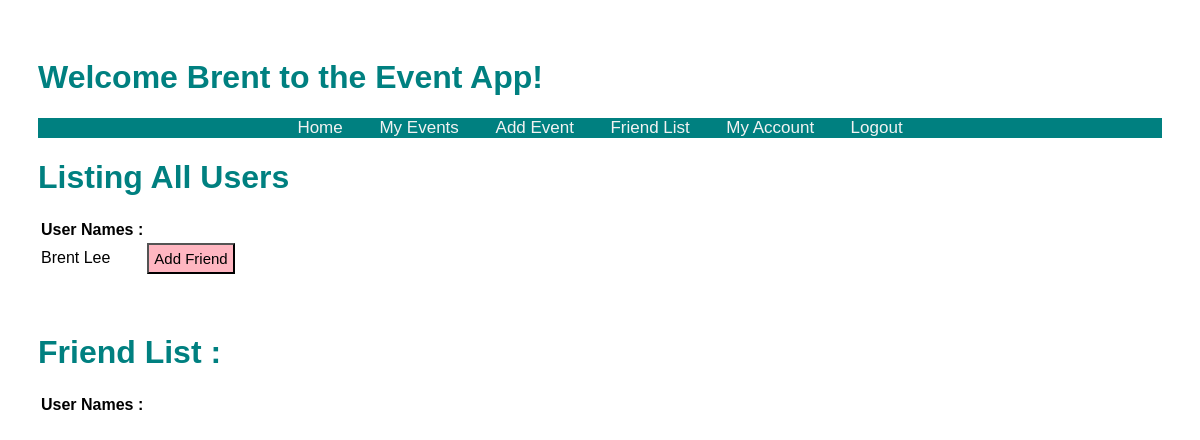
Before: /events/friends (signed in) with the older database file.
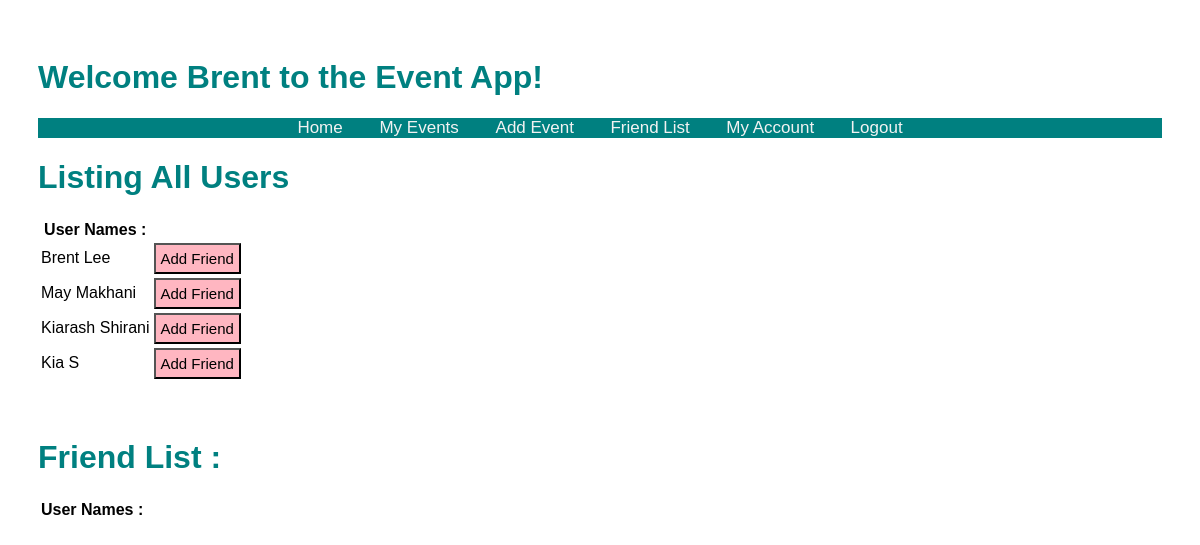
After: the same page with the newer database file.
### models.py (models this page shows, shortened)
class User(db.Model):
    id = db.Column("id", db.Integer, primary_key=True)
    first_name = db.Column("first_name", db.String(100))
    last_name = db.Column("last_name", db.String(100))
    email = db.Column("email", db.String(100))
    password = db.Column(db.String(255), nullable=False)
    registered_on = db.Column(db.DateTime, nullable=False)
    events = db.relationship("Event", backref="user", lazy=True)
    comments = db.relationship("Comment", backref="user", lazy=True)

### main.py (the view)
@app.route('/events/friends')
def get_friends():
    if session.get('user'):
        users = db.session.query(User).all()
        my_friends = db.session.query(Friendship).filter_by(user_id = session['user_id']).all()
        return render_template('friends.html', users=users, user=session['user'],friends=my_friends )
    else:
        return redirect(url_for('login'))

### templates/friends.html (shortened to what this page needs)
<!DOCTYPE html>
<html lang="en">
    <head>
        <link rel="stylesheet" href="{{ url_for('static', filename='main.css') }}">
    </head>
    <body>
     <h1>Welcome {{user}} to the Event App!</h1>
     <div class="topnav">
    <nav>
            <a href="{{ url_for('home')}}"> Home </a>
            <a href="/events"> My Events </a>
            <a href="{{url_for('new_event')}}"> Add Event</a>
            <a href="{{url_for('get_friends')}}"> Friend List</a>
            <a href="{{url_for('get_account')}}"> My Account</a>
            <a href="{{ url_for('logout')}}">Logout</a>
        </nav>
     </div>
    <table class="friendlist">
        <h1>Listing All Users</h1>
            <tr>
                <th>User Names :</th>
            </tr>
            {% for user in users %}
            <tr>
                <td>{{user.first_name + " "}}{{user.last_name}}</td>
                <td>
                    <form action = "{{ url_for('friend_add', friend_id=user.id) }}" method="post">
                        <input type="submit" value="Add Friend">
                    </form>
                </td>
            </tr>
            {% endfor %}
        </table>
     <br><br>
    <table class="friendlist">
        <h1> Friend List :</h1>
        <tr>
            <th>User Names : </th>
        </tr>
    </table>
    </body>
</html>

Changed rows visible on the page:
added User: first_name "May", last_name "Makhani"
added User: first_name "Kiarash", last_name "Shirani"
added User: first_name "Kia", last_name "S"
